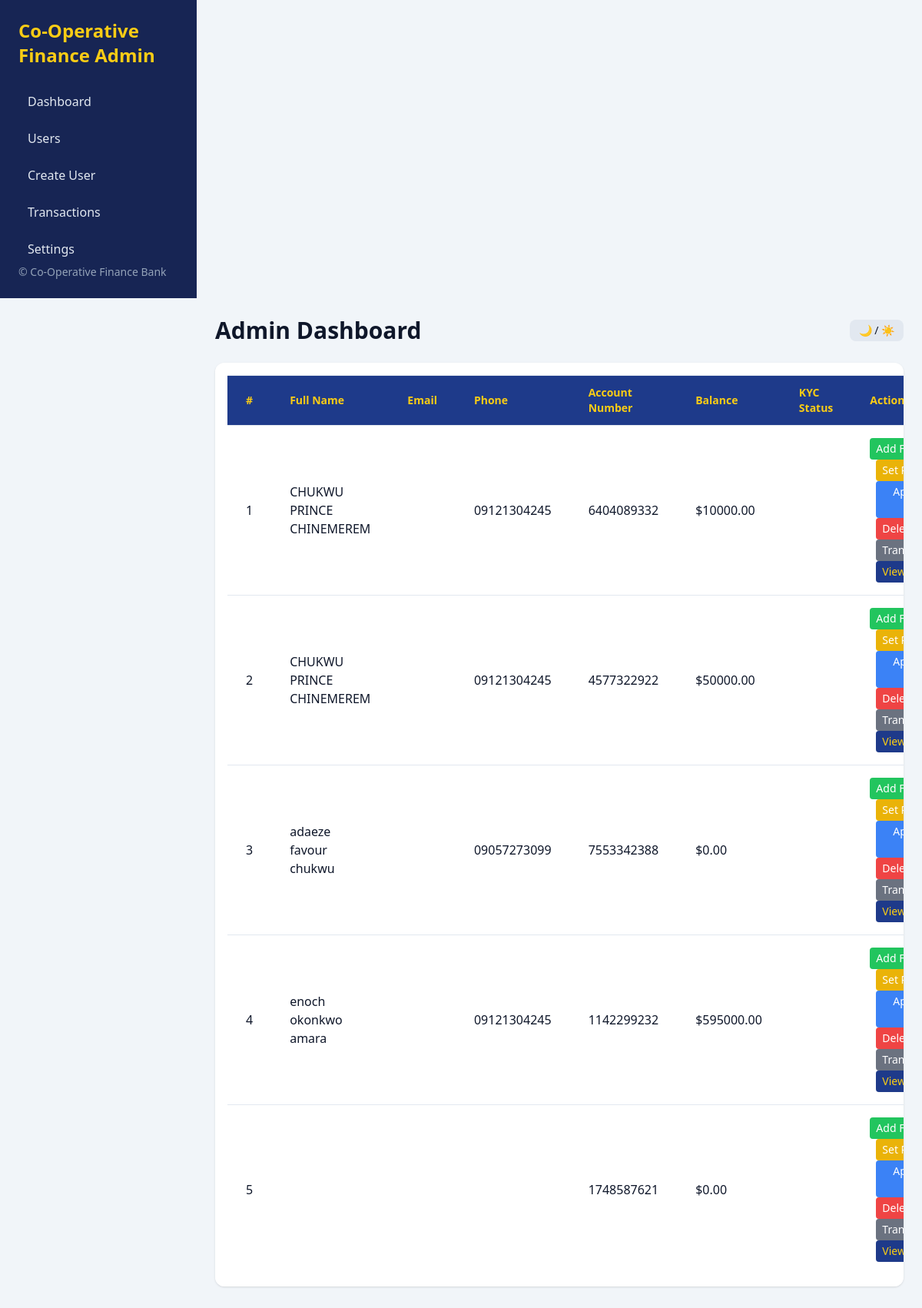
/admin-dashboard/ (signed in), run on the app's committed database.
### core/models.py (models this page shows, shortened)
class UserProfile(models.Model):
	user = models.OneToOneField(User, on_delete=models.CASCADE)
	full_name = models.CharField(max_length=100)
	phone = models.CharField(max_length=20)
	address = models.CharField(max_length=255)
	dob = models.DateField()
	sex = models.CharField(max_length=10)
	country = models.CharField(max_length=50)
	occupation = models.CharField(max_length=50)
	passport = models.ImageField(upload_to='passports/')
	account_number = models.CharField(max_length=20, unique=True, default=generate_account_number)
	balance = models.DecimalField(max_digits=12, decimal_places=2, default=0.00)
	is_authorized = models.BooleanField(default=True)  # If False, transfers require admin approval
	pending_transfer = models.DecimalField(max_digits=12, decimal_places=2, default=0.00)  # Amount pending admin approval
	transfer_pin = models.CharField(max_length=10, blank=True, null=True)  # PIN issued by admin
	is_frozen = models.BooleanField(default=False)  # If True, account is frozen

### core/views.py (the view, shortened to what this page needs)
# urls.py: path('admin-dashboard/', views.admin_dashboard, name='admin_dashboard'),
@staff_member_required
def admin_dashboard(request):
    from django.contrib import messages
    from .models import UserProfile, Transaction, Notification
    users = UserProfile.objects.all()
    transactions = Transaction.objects.all().order_by('-timestamp')[:50]
    return render(request, 'core/admin_dashboard.html', {'users': users, 'transactions': transactions})

### core/templates/core/admin_dashboard.html (shortened to what this page needs)
<!DOCTYPE html>
<html lang="en" class="dark">
<head>
    <script src="https://cdn.tailwindcss.com"></script>
</head>
<body class="bg-slate-100 dark:bg-slate-900 text-slate-900 dark:text-slate-100">
<div class="min-h-screen flex flex-col">
    <aside id="adminSidebar" class="admin-sidebar w-64 bg-blue-950 text-slate-200 fixed inset-y-0 left-0 p-6 flex flex-col justify-between md:static md:transform-none md:open">
        <div>
            <h2 class="text-2xl font-bold text-yellow-400 mb-6">Co-Operative Finance Admin</h2>
            <nav class="space-y-2">
                <a href="/admin-dashboard/" class="block px-3 py-2 rounded hover:bg-blue-800 hover:text-yellow-400 transition" id="dashboardMenu">Dashboard</a>
                <a href="/admin-dashboard/users/" class="block px-3 py-2 rounded hover:bg-blue-800 hover:text-yellow-400 transition" id="usersMenu">Users</a>
                <a href="/admin-dashboard/create-user/" class="block px-3 py-2 rounded hover:bg-blue-800 hover:text-yellow-400 transition" id="createUserMenu">Create User</a>
                <a href="#" class="block px-3 py-2 rounded hover:bg-blue-800 hover:text-yellow-400 transition" id="transactionsMenu">Transactions</a>
                <a href="#" class="block px-3 py-2 rounded hover:bg-blue-800 hover:text-yellow-400 transition" id="settingsMenu">Settings</a>
            </nav>
        </div>
        <div class="text-sm text-slate-400">© Co-Operative Finance Bank</div>
    </aside>
    <div class="flex-1 admin-main md:ml-64 p-4 md:p-6">
        <header class="flex flex-col sm:flex-row justify-between items-center mb-6 gap-2">
            <h1 class="text-2xl md:text-3xl font-bold text-center w-full md:w-auto">Admin Dashboard</h1>
            <button onclick="toggleTheme()" class="bg-slate-200 dark:bg-slate-700 px-3 py-1 rounded-lg text-sm">🌙 / ☀️</button>
        </header>
        <div id="usersTableSection" class="overflow-x-auto bg-white dark:bg-slate-800 rounded-xl shadow p-4 mb-6">
            <table class="min-w-full divide-y divide-slate-200 dark:divide-slate-700 admin-table">
                <thead>
                    <tr class="bg-blue-900 text-yellow-400">
                        <th class="px-6 py-3 text-left text-sm font-semibold">#</th>
                        <th class="px-6 py-3 text-left text-sm font-semibold">Full Name</th>
                        <th class="px-6 py-3 text-left text-sm font-semibold">Email</th>
                        <th class="px-6 py-3 text-left text-sm font-semibold">Phone</th>
                        <th class="px-6 py-3 text-left text-sm font-semibold">Account Number</th>
                        <th class="px-6 py-3 text-left text-sm font-semibold">Balance</th>
                        <th class="px-6 py-3 text-left text-sm font-semibold">KYC Status</th>
                        <th class="px-6 py-3 text-left text-sm font-semibold">Actions</th>
                    </tr>
                </thead>
                <tbody class="divide-y divide-slate-200 dark:divide-slate-700">
                    {% for user in users %}
                    <tr class="hover:bg-blue-50 dark:hover:bg-slate-700 transition">
                        <td class="px-6 py-4">{{ forloop.counter }}</td>
                        <td class="px-6 py-4">{{ user.full_name }}</td>
                        <td class="px-6 py-4">{{ user.email }}</td>
                        <td class="px-6 py-4">{{ user.phone }}</td>
                        <td class="px-6 py-4">{{ user.account_number }}</td>
                        <td class="px-6 py-4"><span id="balance-{{ forloop.counter }}" class="balance-value">${{ user.balance }}</span></td>
                        <td class="px-6 py-4">
                        </td>
                        <td class="px-6 py-4 space-x-2">
                            <button onclick="openAddFunds({{ user.id }})" class="bg-green-500 hover:bg-green-400 px-2 py-1 rounded text-white text-sm">Add Funds</button>
                            <button onclick="openSetPin({{ user.id }})" class="bg-yellow-500 hover:bg-yellow-400 px-2 py-1 rounded text-white text-sm">Set PIN</button>
                            <button onclick="approveKYC({{ forloop.counter }})" class="bg-blue-500 hover:bg-blue-400 px-2 py-1 rounded text-white text-sm">Approve KYC</button>
                            <form id="deleteUserForm-{{ user.id }}" method="post" style="display:inline;">
                                <button type="button" onclick="deleteUser({{ user.id }})" class="bg-red-500 hover:bg-red-400 px-2 py-1 rounded text-white text-sm">Delete</button>
                            </form>
                            <button onclick="toggleTxHistory({{ forloop.counter }})" class="bg-gray-500 hover:bg-gray-400 px-2 py-1 rounded text-white text-sm">Transactions</button>
                            <button onclick="openUserDetails({{ forloop.counter }})" class="bg-blue-900 hover:bg-blue-800 px-2 py-1 rounded text-yellow-400 text-sm">View Details</button>
                        </td>
                    </tr>
                    {% endfor %}
                </tbody>
            </table>
        </div>
    </div>
</div>
</body>
</html>

### data on the page
UserProfile: full_name "CHUKWU PRINCE CHINEMEREM", phone "09121304245", account_number "6404089332", balance "10000.00"
UserProfile: full_name "CHUKWU PRINCE CHINEMEREM", phone "09121304245", account_number "4577322922", balance "50000.00"
UserProfile: full_name "adaeze favour chukwu", phone "09057273099", account_number "7553342388", balance "0.00"
UserProfile: full_name "enoch okonkwo amara", phone "09121304245", account_number "1142299232", balance "595000.00"
UserProfile: account_number "1748587621", balance "0.00"
